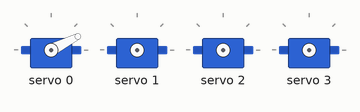
This sketch was run on a simulated Arduino Uno, built with avr-gcc and run on an emulated ATmega328P. Shown: 4 × servo.

Above: at 0.05 s.
At 11.85 s:
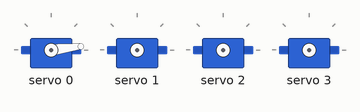
At 17.65 s:
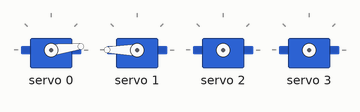
At 23.45 s:
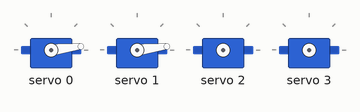
At 35.25 s:
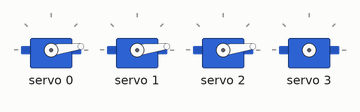
At 46.65 s:
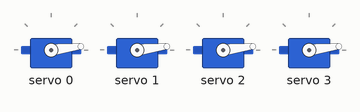
Timing chart, 0 to 60.7 s (numbered marks = the images above):
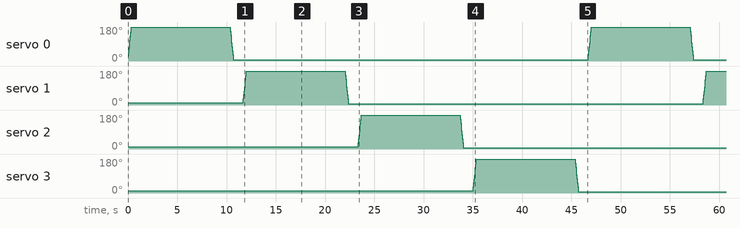

The sketch:

obstacles.ino
```cpp
#include <Wire.h>
#include <Adafruit_PWMServoDriver.h>

Adafruit_PWMServoDriver srituhobby = Adafruit_PWMServoDriver();

#define servoMIN 150
#define servoMAX 600

byte servo = 0;

void setup() {
  // Initialize serial and wait for port to open:
  Serial.begin(9600);
  srituhobby.begin();
  srituhobby.setPWMFreq(60);

}

void loop() {

  for (int pulse = servoMIN; pulse < servoMAX; pulse++) {
    srituhobby.setPWM(servo, 0, pulse);
  }
  delay(10000);

  for (int pulse = servoMAX; pulse > servoMIN; pulse--) {
    srituhobby.setPWM(servo, 0, pulse);
  }
  delay(1000);

  servo++;
  if (servo > 3) {
    servo = 0;
  }

}
```

Measured:
- by itself, servo 1–3: repeats every 46.7 s: 53° 0.04 s, 74° 0.04 s, 94° 0.04 s, 115° 0.04 s, 135° 0.04 s, 156° 0.04 s, 177° 0.01 s, 180° 10.0 s, 158° 0.04 s, 137° 0.04 s, 116° 0.04 s, 96° 0.04 s, 75° 0.04 s, 55° 0.04 s, 34° 0.04 s, 13° 0.01 s, 7° 36.0 s, 11° 0.04 s, 32° 0.04 s
